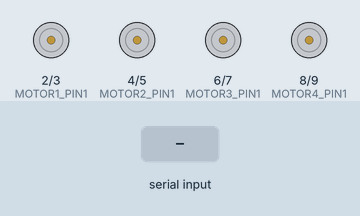
The sketch below on a simulated Arduino Uno, built with avr-gcc and run on an emulated ATmega328P. On the bench: motor-driver pin pairs drawn as motors (green arrow = first pin HIGH = forward, orange = second pin HIGH = backward, longer = more drive). The inputs (shaded band) are chosen by the test bench.

Above: at 1.2 s.
1.3 s: "l" received over Serial
At 2.2 s:
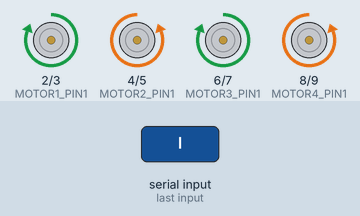
2.8 s: "r" received over Serial
At 3.4 s:
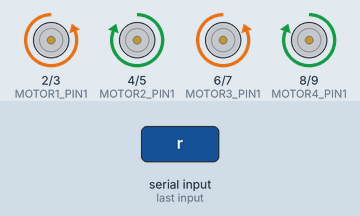
4.3 s: "c" received over Serial
At 5.5 s:
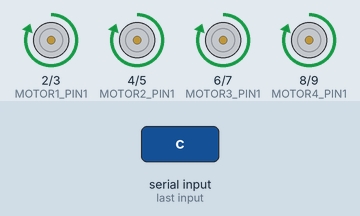
5.8 s: "0" received over Serial
At 6.9 s:
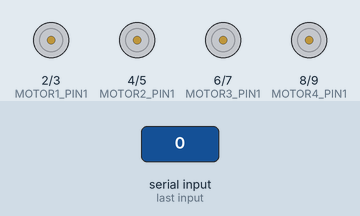
Timing chart, 0 to 8.3 s (numbered marks = the images above; inputs shaded):
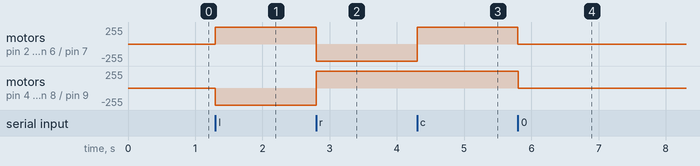

Measured:
- after the input at 1.3 s, motor on pin 2 (MOTOR1_PIN1) / pin 3 (MOTOR1_PIN2), motor on pin 6 (MOTOR3_PIN1) / pin 7 (MOTOR3_PIN2): stopped → forward 255/255 at once; motor on pin 4 (MOTOR2_PIN1) / pin 5 (MOTOR2_PIN2), motor on pin 8 (MOTOR4_PIN1) / pin 9 (MOTOR4_PIN2): stopped → backward 255/255 at once
- after the input at 2.8 s, motor on pin 2 (MOTOR1_PIN1) / pin 3 (MOTOR1_PIN2), motor on pin 6 (MOTOR3_PIN1) / pin 7 (MOTOR3_PIN2): forward 255/255 → backward 255/255 at once; motor on pin 4 (MOTOR2_PIN1) / pin 5 (MOTOR2_PIN2), motor on pin 8 (MOTOR4_PIN1) / pin 9 (MOTOR4_PIN2): backward 255/255 → forward 255/255 at once
- after the input at 4.3 s, motor on pin 2 (MOTOR1_PIN1) / pin 3 (MOTOR1_PIN2), motor on pin 6 (MOTOR3_PIN1) / pin 7 (MOTOR3_PIN2): backward 255/255 → forward 255/255 at once
- after the input at 5.8 s, motor on pin 2 (MOTOR1_PIN1) / pin 3 (MOTOR1_PIN2), motor on pin 4 (MOTOR2_PIN1) / pin 5 (MOTOR2_PIN2), motor on pin 6 (MOTOR3_PIN1) / pin 7 (MOTOR3_PIN2), motor on pin 8 (MOTOR4_PIN1) / pin 9 (MOTOR4_PIN2): forward 255/255 → stopped at once

The sketch:

wheelchair_arduino.ino
```cpp
// Define motor control pins
#define MOTOR1_PIN1 2
#define MOTOR1_PIN2 3
#define MOTOR2_PIN1 4
#define MOTOR2_PIN2 5
#define MOTOR3_PIN1 6
#define MOTOR3_PIN2 7
#define MOTOR4_PIN1 8
#define MOTOR4_PIN2 9

void setup() {
  // Set all the motor control pins to outputs
  pinMode(MOTOR1_PIN1, OUTPUT);
  pinMode(MOTOR1_PIN2, OUTPUT);
  pinMode(MOTOR2_PIN1, OUTPUT);
  pinMode(MOTOR2_PIN2, OUTPUT);
  pinMode(MOTOR3_PIN1, OUTPUT);
  pinMode(MOTOR3_PIN2, OUTPUT);
  pinMode(MOTOR4_PIN1, OUTPUT);
  pinMode(MOTOR4_PIN2, OUTPUT);

  Serial.begin(9600);  // Start serial communication at 9600 bps
}

void loop() {
  if (Serial.available()) {  // If data is available to read
    char val = Serial.read();  // Read it
    move(val);
  }
}

void move(char command) {
  switch(command) {
    case '0':  // Stop
      // All motors are stopped
      /*
        [Motor1]   [Motor2]
            X         X
             ----------
             |        |
             |  Car   |
             |        |
             ----------
        [Motor3]   [Motor4]
            X         X
      */
      digitalWrite(MOTOR1_PIN1, LOW);
      digitalWrite(MOTOR1_PIN2, LOW);
      digitalWrite(MOTOR2_PIN1, LOW);
      digitalWrite(MOTOR2_PIN2, LOW);
      digitalWrite(MOTOR3_PIN1, LOW);
      digitalWrite(MOTOR3_PIN2, LOW);
      digitalWrite(MOTOR4_PIN1, LOW);
      digitalWrite(MOTOR4_PIN2, LOW);
      break;
    case 'l':  // Left
      // Motors on the left side (Motor1 and Motor3) are moving forward, and motors on the right side (Motor2 and Motor4) are stopped
      /*
        [Motor1]   [Motor2]
            ↑         X
             ----------
             |        |
             |  Car   |
             |        |
             ----------
        [Motor3]   [Motor4]
            ↑         X
      */
      digitalWrite(MOTOR1_PIN1, HIGH);
      digitalWrite(MOTOR1_PIN2, LOW);
      digitalWrite(MOTOR2_PIN1, LOW);
      digitalWrite(MOTOR2_PIN2, HIGH);
      digitalWrite(MOTOR3_PIN1, HIGH);
      digitalWrite(MOTOR3_PIN2, LOW);
      digitalWrite(MOTOR4_PIN1, LOW);
      digitalWrite(MOTOR4_PIN2, HIGH);
      break;
    case 'r':  // Right
      // Motors on the right side (Motor2 and Motor4) are moving forward, and motors on the left side (Motor1 and Motor3) are stopped
      /*
        [Motor1]   [Motor2]
            X         ↑
             ----------
             |        |
             |  Car   |
             |        |
             ----------
        [Motor3]   [Motor4]
            X         ↑
      */
      digitalWrite(MOTOR1_PIN1, LOW);
      digitalWrite(MOTOR1_PIN2, HIGH);
      digitalWrite(MOTOR2_PIN1, HIGH);
      digitalWrite(MOTOR2_PIN2, LOW);
      digitalWrite(MOTOR3_PIN1, LOW);
      digitalWrite(MOTOR3_PIN2, HIGH);
      digitalWrite(MOTOR4_PIN1, HIGH);
      digitalWrite(MOTOR4_PIN2, LOW);
      break;
    case 'c':  // Straight
      // All motors are moving forward
      /*
        [Motor1]   [Motor2]
            ↑         ↑
             ----------
             |        |
             |  Car   |
             |        |
             ----------
        [Motor3]   [Motor4]
            ↑         ↑
      */
      digitalWrite(MOTOR1_PIN1, HIGH);
      digitalWrite(MOTOR1_PIN2, LOW);
      digitalWrite(MOTOR2_PIN1, HIGH);
      digitalWrite(MOTOR2_PIN2, LOW);
      digitalWrite(MOTOR3_PIN1, HIGH);
      digitalWrite(MOTOR3_PIN2, LOW);
      digitalWrite(MOTOR4_PIN1, HIGH);
      digitalWrite(MOTOR4_PIN2, LOW);
      break;
  }
}
```
